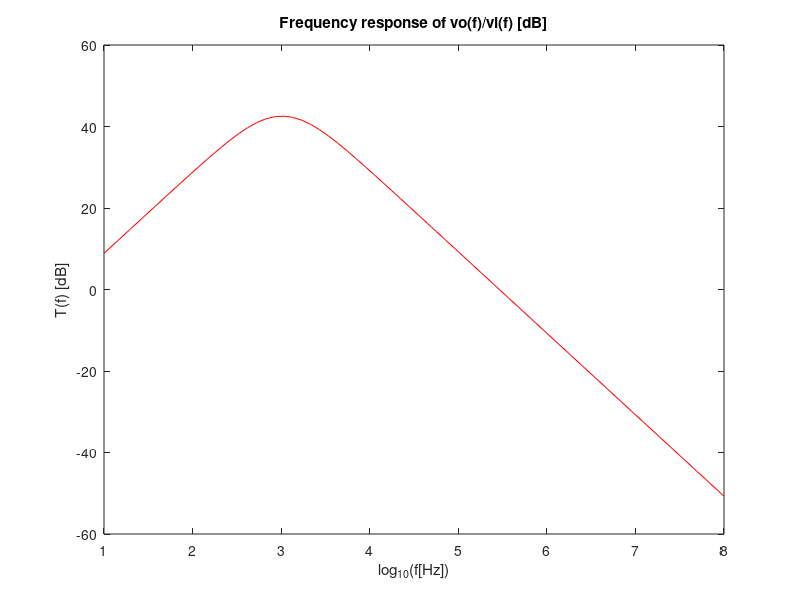
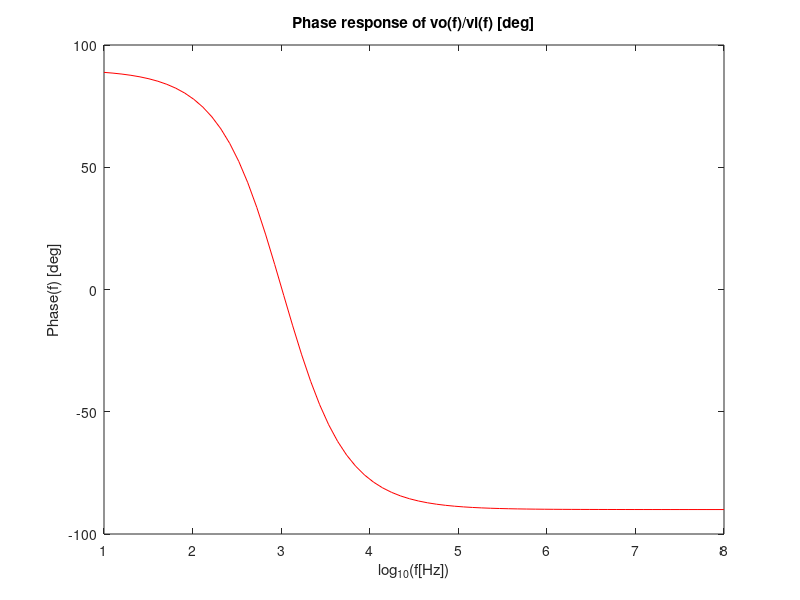

These charts were generated, in order, by the following MATLAB code:
% Sinais de entrada.

R1=1e3
R2=500
R3=100e3
R4=500
C1=220e-9
C2=220e-9

%{
wL=1/(R1*C1)
fL=wL/(2*pi)

w0=2*pi*1e3;

wH=w0*w0/wL
fH=wH/(2*pi)


%ganho vem anteriormente
AV=100
ganho=AV;
ganhodB=20*log10(ganho);
%}
%esboço funçao
f=logspace(1,8,70);

%{
for i=1:length(f)
  Auxpos(i)=20*log10(f(i)*(ganho/fL));
  Auxneg(i)=20*log10(f(i)*(-ganho/fL)+(ganho-ganho*fH/fL));
  if(f(i)<=fL)
    T(i)=Auxpos(i);
  elseif(f(i)<fH && Auxpos(i)<= ganhodB)
    T(i)=Auxpos(i);
  elseif(f(i)<fH && Auxpos(i)>ganhodB)
    T(i)=ganhodB;
  elseif(f(i)>=fH)
    T(i)=Auxneg(i);
  endif  
endfor
%}

T=(R1*C1*2*pi.*f*j)./(1+R1*C1*2*pi*f*j).*(1+R3/R4).*(1./(1+R2*C2*2*pi.*f*j));
Tdb=20*log10(abs(T));
Tp=180*angle(T)/pi;

p1= figure();
plot(log10(f), Tdb, "r")
title("Frequency response of vo(f)/vi(f) [dB]")
xlabel ("log_{10}(f[Hz])")
ylabel ("T(f) [dB]")
print (p1, "Tdb.eps", "-depsc");

p2= figure();
plot(log10(f), Tp, "r")
title("Phase response of vo(f)/vi(f) [deg]")
xlabel ("log_{10}(f[Hz])")
ylabel ("Phase(f) [deg]")
print (p2, "Tp.eps", "-depsc");


fCentral = 1000;

TCentral = (R1*C1*2*pi.*fCentral*j)./(1+R1*C1*2*pi*fCentral*j).*(1+R3/R4).*(1./(1+R2*C2*2*pi.*fCentral*j))
TCentralAbs = abs(TCentral)
TCentraldB = 20*log10(abs(TCentral))
TCentralPhase = 180*angle(TCentral)/pi

inputImp = R1 + 1/(j*2*pi*fCentral*C1)
inputImpAbs= abs(inputImp)
outputImp = 1/((1/R2) + j*2*pi*fCentral*C2)
outputImpAbs= abs(outputImp)


tabID2=fopen('oct2_tab.tex','w');
fprintf(tabID2, "$Z_{IN}$ & %f%+fj  \\\\ \\hline\n", real(inputImp), imag(inputImp))
fprintf(tabID2, "$Z_{IN}(Absolute)$ & %f  \\\\ \\hline\n", inputImpAbs)
fprintf(tabID2, "$Z_{OUT}$ & %f%+fj \\\\ \\hline\n", real(outputImp), imag(outputImp))
fprintf(tabID2, "$Z_{OUT}(Absolute)$ & %f  \\\\ \\hline\n", outputImpAbs)
fclose(tabID2);


% Análise Experimental

output1kHz = 13.5;
input1kHz = 0.111;

gain1kHz = output1kHz/input1kHz
gain1kHzdB = 20*log10(abs(gain1kHz))



output100Hz = 3.4;
input100Hz = 0.115;

gain100Hz = output100Hz/input100Hz
gain100HzdB = 20*log10(abs(gain100Hz))



output10000Hz = 0.860;
input10000Hz = 0.113;

gain10000Hz = output10000Hz/input10000Hz
gain10000HzdB = 20*log10(abs(gain10000Hz))





